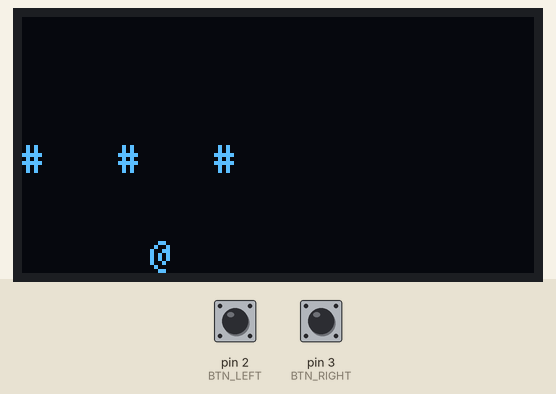
Simulated run of this sketch. Board: Arduino Uno, built with avr-gcc and run on an emulated ATmega328P. Shown: 128×64 one-colour display. The test bench sets the inputs (shaded band); at power-on: pin 2 (BTN_LEFT) HIGH, pin 3 (BTN_RIGHT) HIGH. Random numbers use the default seed unless the sketch sets one.

Above: at 1.3 s.
1.4 s: pin 2 (BTN_LEFT) pulled LOW for 0.3 s
At 1.68 s:
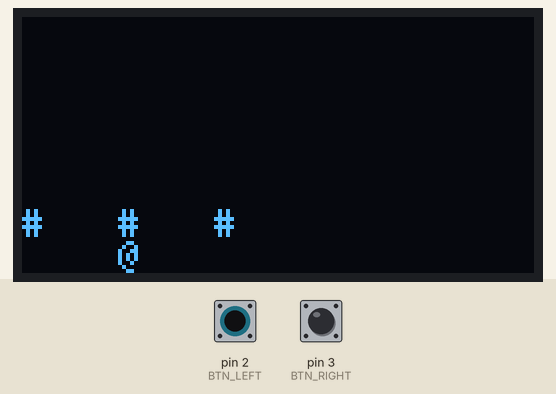
3.2 s: pin 3 (BTN_RIGHT) pulled LOW for 0.3 s
At 3.41 s:
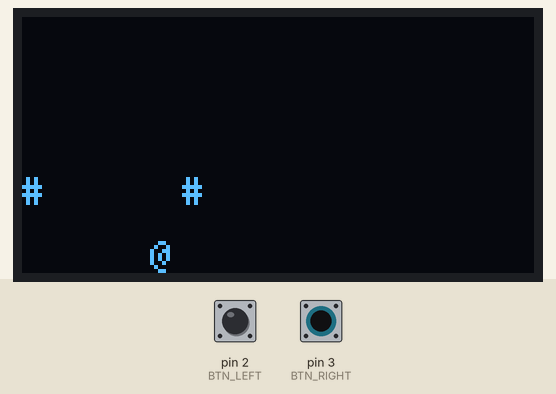
5.0 s: pin 2 (BTN_LEFT) pulled LOW for 1 s
At 5.39 s:
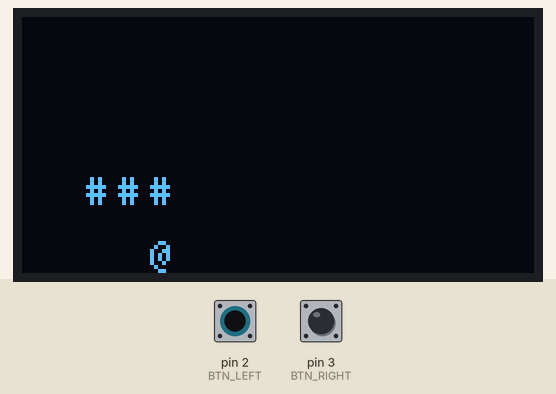
9.0 s: pin 3 (BTN_RIGHT) pulled LOW for 1 s
At 9.34 s:
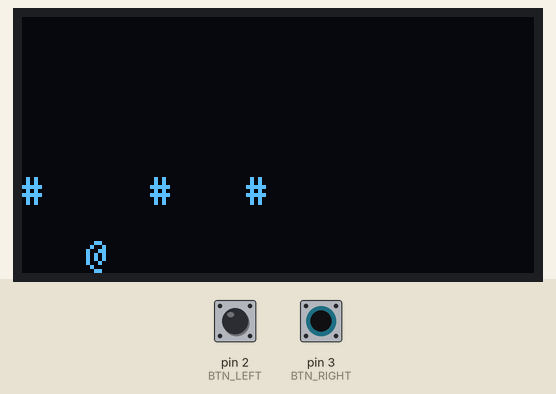
Timing chart, 0 to 12.0 s (numbered marks = the images above; inputs shaded):
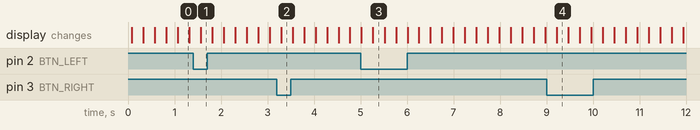

The sketch:

RACER.ino
```cpp
#include <U8x8lib.h>

#define WIDTH 8
#define HEIGHT 8
#define MAX_OBS 3
#define BTN_LEFT 2
#define BTN_RIGHT 3

U8X8_SSD1306_128X64_NONAME_SW_I2C u8x8(/*clock=*/ SCL, /*data=*/ SDA, /*reset=*/ U8X8_PIN_NONE);

struct Obstacle {
  uint8_t x, y;
};

Obstacle obs[MAX_OBS];
uint8_t playerX = WIDTH/2;
const uint8_t playerY = HEIGHT - 1;

void setup() {
  pinMode(BTN_LEFT, INPUT_PULLUP);
  pinMode(BTN_RIGHT, INPUT_PULLUP);

  u8x8.begin();
  u8x8.setFont(u8x8_font_5x8_r);  // Simple font

  // Initialize obstacles
  for (int i = 0; i < MAX_OBS; i++) {
    obs[i].x = random(0, WIDTH);
    obs[i].y = random(-HEIGHT, 0);
  }
}

void drawFrame() {
  u8x8.clear();

  // Draw obstacles
  for (int i = 0; i < MAX_OBS; i++) {
    if (obs[i].y < HEIGHT) {
      u8x8.setCursor(obs[i].x, obs[i].y);
      u8x8.print("#");  // simple block
    }
  }

  // Draw player
  u8x8.setCursor(playerX, playerY);
  u8x8.print("@");  // player symbol
}

void updateObstacles() {
  for (int i = 0; i < MAX_OBS; i++) {
    obs[i].y++;
    if (obs[i].y >= HEIGHT) {
      obs[i].y = 0;
      obs[i].x = random(0, WIDTH);
    }
  }
}

void loop() {
  // Move player
  if (!digitalRead(BTN_LEFT) && playerX > 0) playerX--;
  if (!digitalRead(BTN_RIGHT) && playerX < WIDTH - 1) playerX++;

  updateObstacles();
  drawFrame();
  delay(200);
}
```
